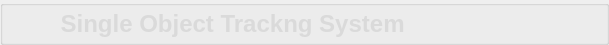
        <widget class="QGroupBox" name="groupBox">
         <property name="minimumSize">
          <size>
           <width>0</width>
           <height>45</height>
          </size>
         </property>
         <property name="maximumSize">
          <size>
           <width>16777215</width>
           <height>45</height>
          </size>
         </property>
         <property name="styleSheet">
          <string notr="true">#groupBox{
background-color: rgba(75, 75, 75, 200);
border: 0px solid #42adff;
border-left: 0px solid rgba(29, 83, 185, 255);
border-right: 0px solid rgba(29, 83, 185, 255);
border-bottom: 1px solid rgba(200, 200, 200,100);
;
border-radius:0px;}</string>
         </property>
         <property name="title">
          <string/>
         </property>
         <layout class="QHBoxLayout" name="horizontalLayout">
          <property name="spacing">
           <number>0</number>
          </property>
          <property name="topMargin">
           <number>0</number>
          </property>
          <property name="bottomMargin">
           <number>0</number>
          </property>
          <item>
           <widget class="QLabel" name="label_7">
            <property name="minimumSize">
             <size>
              <width>40</width>
              <height>40</height>
             </size>
            </property>
            <property name="maximumSize">
             <size>
              <width>40</width>
              <height>40</height>
             </size>
            </property>
            <property name="styleSheet">
             <string notr="true">image: url(:/img/icon/conan.png);</string>
            </property>
            <property name="text">
             <string/>
            </property>
           </widget>
          </item>
          <item>
           <widget class="QLabel" name="label_4">
            <property name="styleSheet">
             <string notr="true">QLabel
{
	font-size: 24px;
	font-family: &quot;Microsoft YaHei&quot;;
	font-weight: bold;
 		border-radius:9px;
		background:rgba(66, 195, 255, 0);
color: rgb(218, 218, 218);
}
</string>
            </property>
            <property name="text">
             <string> Single Object Trackng System</string>
            </property>
           </widget>
          </item>
          <item>
           <spacer name="horizontalSpacer">
            <property name="orientation">
             <enum>Qt::Horizontal</enum>
            </property>
            <property name="sizeHint" stdset="0">
             <size>
              <width>40</width>
              <height>20</height>
             </size>
            </property>
           </spacer>
          </item>
          <item>
           <layout class="QHBoxLayout" name="horizontalLayout_5">
            <property name="spacing">
             <number>0</number>
            </property>
            <item>
             <widget class="QPushButton" name="minButton">
              <property name="minimumSize">
               <size>
                <width>50</width>
                <height>28</height>
               </size>
              </property>
              <property name="maximumSize">
               <size>
                <width>50</width>
                <height>28</height>
               </size>
              </property>
              <property name="styleSheet">
               <string notr="true">QPushButton {
border-style: solid;
border-width: 0px;
border-radius: 0px;
background-color: rgba(223, 223, 223, 0);}
QPushButton::focus{outline: none;}
QPushButton::hover {
border-style: solid;
border-width: 0px;
border-radius: 0px;
background-color: rgba(223, 223, 223, 150);}</string>
              </property>
              <property name="text">
               <string/>
              </property>
              <property name="icon">
               <iconset resource="../apprcc.qrc">
                <normaloff>:/img/icon/最小化.png</normaloff>:/img/icon/最小化.png</iconset>
              </property>
             </widget>
            </item>
            <item>
             <widget class="QPushButton" name="maxButton">
              <property name="minimumSize">
               <size>
                <width>50</width>
                <height>28</height>
               </size>
              </property>
              <property name="maximumSize">
               <size>
                <width>50</width>
                <height>28</height>
               </size>
              </property>
              <property name="styleSheet">
               <string notr="true">QPushButton {
border-style: solid;
border-width: 0px;
border-radius: 0px;
background-color: rgba(223, 223, 223, 0);}
QPushButton::focus{outline: none;}
QPushButton::hover {
border-style: solid;
border-width: 0px;
border-radius: 0px;
background-color: rgba(223, 223, 223, 150);}</string>
              </property>
              <property name="text">
               <string/>
              </property>
              <property name="icon">
               <iconset resource="../apprcc.qrc">
                <normaloff>:/img/icon/正方形.png</normaloff>
                <activeon>:/img/icon/还原.png</activeon>
                <selectedon>:/img/icon/还原.png</selectedon>:/img/icon/正方形.png</iconset>
              </property>
              <property name="checkable">
               <bool>true</bool>
              </property>
             </widget>
            </item>
            <item>
             <widget class="QPushButton" name="closeButton">
              <property name="minimumSize">
               <size>
                <width>50</width>
                <height>28</height>
               </size>
              </property>
              <property name="maximumSize">
               <size>
                <width>50</width>
                <height>28</height>
               </size>
              </property>
              <property name="styleSheet">
               <string notr="true">QPushButton {
border-style: solid;
border-width: 0px;
border-radius: 0px;
background-color: rgba(223, 223, 223, 0);}
QPushButton::focus{outline: none;}
QPushButton::hover {
border-style: solid;
border-width: 0px;
border-radius: 0px;
background-color: rgba(223, 223, 223, 150);}</string>
              </property>
              <property name="text">
               <string/>
              </property>
              <property name="icon">
               <iconset resource="../apprcc.qrc">
                <normaloff>:/img/icon/关闭.png</normaloff>:/img/icon/关闭.png</iconset>
              </property>
             </widget>
            </item>
           </layout>
          </item>
         </layout>
        </widget>
